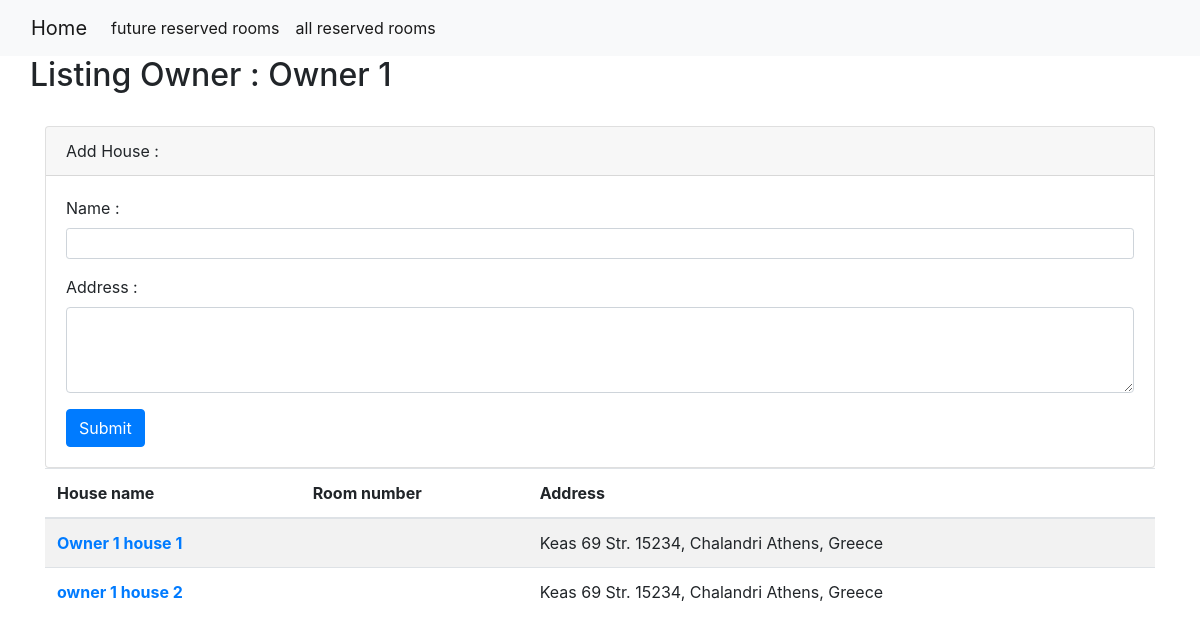
/reservation/3/, run on an earlier commit of the app's database.
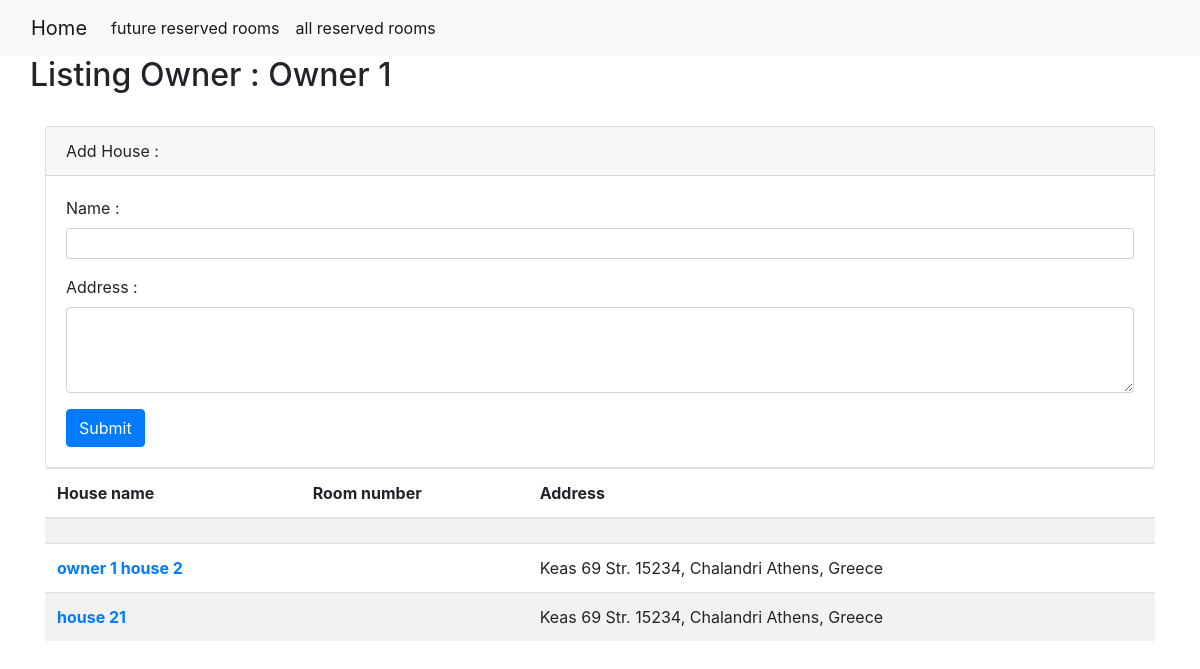
And on a later commit of the database.
### reservation/models.py (models this page shows, shortened)
class House(models.Model):
    name = models.CharField(max_length=100, default=None)
    address = models.CharField(max_length=1024)
    owner = models.ForeignKey(ListingOwner, on_delete=models.CASCADE)

### reservation/views.py (the view)
# urls.py: path("", OwnerHomeView.as_view(), name="owner_home"),
class OwnerHomeView(TemplateView):
    template_name = "reservation/owner-home.html"
    def get_context_data(self, id, **kwargs):
        context = super().get_context_data(**kwargs)
        owner = ListingOwner.objects.get(pk=id)
        context["owner"] = owner
        context["houses"] = owner.get_houses()
        context["statuses"] = {
            "ALL": static_values.status.GET_RESERVED_ROOM_LIST_ALL,
            "FROME_HERE": static_values.status.GET_RESERVED_ROOM_LIST_FROM_NOW,
        }
        return context

### reservation/models.py (called while the page is built)
    def get_houses(self):
        return self.house_set.all()

### reservation/templates/reservation/owner-home.html (shortened to what this page needs)
{% extends 'reservation/base-template.html' %}
{% block navbar %}
<li class="nav-item">
     <a class="nav-link active"
          href="{% url 'reservation:owner_reserved_rooms' id=owner.id status=statuses.FROME_HERE %}">
          future reserved rooms</a>
</li>
<li class="nav-item">
     <a class="nav-link active" href="{% url 'reservation:owner_reserved_rooms' id=owner.id status=statuses.ALL%}"> all
          reserved rooms</a>
</li>
{% endblock %}
{% block content %}
<div class="row">
     <h2>Listing Owner : {{owner.name}}</h2>
</div>
<br />
<div class="card">
     <div class="card-header">
          Add House :
     </div>
     <div class="card-body">
          <form action="{% url 'reservation:owner_create_house' id=owner.id %}" method="post">
               <div class="mb-3">
                    <label for="name" class="form-label">Name :</label>
                    <input type="input" class="form-control form-control-sm" id="name" name="name"
                         placeholder="{{house.name}}">
               </div>
               <div class="mb-3">
                    <label for="address" class="form-label">Address :</label>
                    <textarea class="form-control" form-control-sm id="address" name="address" rows="3"
                         placeholder="{{house.address}}"></textarea>
               </div>
               <button type="update" class="btn btn-primary">Submit</button>
          </form>
     </div>
</div>
<table class="table table-striped">
     <thead>
          <tr>
               <th scope="col">House name</th>
               <th scope="col">Room number</th>
               <th scope="col">Address</th>
          </tr>
     </thead>
     <tbody>
          {% for house in houses %}
          <tr>
               <th scope="row">
                    <a href="{% url 'reservation:owner_house_detail_update' id=owner.id house_id=house.id%}">
                         {{ house.name }}</a>
               </th>
               <td>{{reserve.room.number }} </td>
               <td>{{ house.address}}</td>
          </tr>
          {% endfor %}
     </tbody>
</table>
{% endblock %}

What changed in the data, as far as the page shows it:
changed House (number 1 of 3 on the later page): name "Owner 1 house 1" → (not shown); address "Keas 69 Str. 15234, Chalandri Athens, Greece" → (not shown)
added House: name "house 21", address "Keas 69 Str. 15234, Chalandri Athens, Greece"
